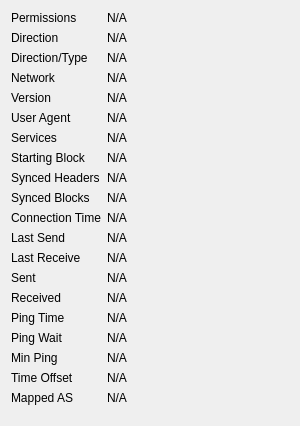
             <widget class="QWidget" name="detailWidget">
              <property name="geometry">
               <rect>
                <x>0</x>
                <y>0</y>
                <width>300</width>
                <height>426</height>
               </rect>
              </property>
              <layout class="QGridLayout" name="gridLayout_2" columnstretch="0,1">
               <item row="0" column="0">
                <widget class="QLabel" name="label_30">
                 <property name="text">
                  <string>Permissions</string>
                 </property>
                </widget>
               </item>
               <item row="0" column="1">
                <widget class="QLabel" name="peerPermissions">
                 <property name="cursor">
                  <cursorShape>IBeamCursor</cursorShape>
                 </property>
                 <property name="text">
                  <string>N/A</string>
                 </property>
                 <property name="textFormat">
                  <enum>Qt::PlainText</enum>
                 </property>
                 <property name="textInteractionFlags">
                  <set>Qt::LinksAccessibleByMouse|Qt::TextSelectableByKeyboard|Qt::TextSelectableByMouse</set>
                 </property>
                </widget>
               </item>
               <item row="1" column="0">
                <widget class="QLabel" name="label_23">
                 <property name="text">
                  <string>Direction</string>
                 </property>
                </widget>
               </item>
               <item row="1" column="1">
                <widget class="QLabel" name="peerDirection">
                 <property name="cursor">
                  <cursorShape>IBeamCursor</cursorShape>
                 </property>
                 <property name="text">
                  <string>N/A</string>
                 </property>
                 <property name="textFormat">
                  <enum>Qt::PlainText</enum>
                 </property>
                 <property name="textInteractionFlags">
                  <set>Qt::LinksAccessibleByMouse|Qt::TextSelectableByKeyboard|Qt::TextSelectableByMouse</set>
                 </property>
                </widget>
               </item>
               <item row="2" column="0">
                <widget class="QLabel" name="peerConnectionTypeLabel">
                 <property name="toolTip">
                  <string>The direction and type of peer connection: %1</string>
                 </property>
                 <property name="text">
                  <string>Direction/Type</string>
                 </property>
                </widget>
               </item>
               <item row="2" column="1">
                <widget class="QLabel" name="peerConnectionType">
                 <property name="cursor">
                  <cursorShape>IBeamCursor</cursorShape>
                 </property>
                 <property name="text">
                  <string>N/A</string>
                 </property>
                 <property name="textFormat">
                  <enum>Qt::PlainText</enum>
                 </property>
                 <property name="textInteractionFlags">
                  <set>Qt::LinksAccessibleByMouse|Qt::TextSelectableByKeyboard|Qt::TextSelectableByMouse</set>
                 </property>
                </widget>
               </item>
               <item row="3" column="0">
                <widget class="QLabel" name="peerNetworkLabel">
                 <property name="toolTip">
                  <string>The network protocol this peer is connected through: IPv4, IPv6, Onion, I2P, or CJDNS.</string>
                 </property>
                 <property name="text">
                  <string>Network</string>
                 </property>
                </widget>
               </item>
               <item row="3" column="1">
                <widget class="QLabel" name="peerNetwork">
                 <property name="cursor">
                  <cursorShape>IBeamCursor</cursorShape>
                 </property>
                 <property name="text">
                  <string>N/A</string>
                 </property>
                 <property name="textFormat">
                  <enum>Qt::PlainText</enum>
                 </property>
                 <property name="textInteractionFlags">
                  <set>Qt::LinksAccessibleByMouse|Qt::TextSelectableByKeyboard|Qt::TextSelectableByMouse</set>
                 </property>
                </widget>
               </item>
               <item row="4" column="0">
                <widget class="QLabel" name="label_21">
                 <property name="text">
                  <string>Version</string>
                 </property>
                </widget>
               </item>
               <item row="4" column="1">
                <widget class="QLabel" name="peerVersion">
                 <property name="cursor">
                  <cursorShape>IBeamCursor</cursorShape>
                 </property>
                 <property name="text">
                  <string>N/A</string>
                 </property>
                 <property name="textFormat">
                  <enum>Qt::PlainText</enum>
                 </property>
                 <property name="textInteractionFlags">
                  <set>Qt::LinksAccessibleByMouse|Qt::TextSelectableByKeyboard|Qt::TextSelectableByMouse</set>
                 </property>
                </widget>
               </item>
               <item row="5" column="0">
                <widget class="QLabel" name="label_28">
                 <property name="text">
                  <string>User Agent</string>
                 </property>
                </widget>
               </item>
               <item row="5" column="1">
                <widget class="QLabel" name="peerSubversion">
                 <property name="cursor">
                  <cursorShape>IBeamCursor</cursorShape>
                 </property>
                 <property name="text">
                  <string>N/A</string>
                 </property>
                 <property name="textFormat">
                  <enum>Qt::PlainText</enum>
                 </property>
                 <property name="textInteractionFlags">
                  <set>Qt::LinksAccessibleByMouse|Qt::TextSelectableByKeyboard|Qt::TextSelectableByMouse</set>
                 </property>
                </widget>
               </item>
               <item row="6" column="0">
                <widget class="QLabel" name="label_4">
                 <property name="text">
                  <string>Services</string>
                 </property>
                </widget>
               </item>
               <item row="6" column="1">
                <widget class="QLabel" name="peerServices">
                 <property name="cursor">
                  <cursorShape>IBeamCursor</cursorShape>
                 </property>
                 <property name="text">
                  <string>N/A</string>
                 </property>
                 <property name="textFormat">
                  <enum>Qt::PlainText</enum>
                 </property>
                 <property name="textInteractionFlags">
                  <set>Qt::LinksAccessibleByMouse|Qt::TextSelectableByKeyboard|Qt::TextSelectableByMouse</set>
                 </property>
                </widget>
               </item>
               <item row="7" column="0">
                <widget class="QLabel" name="label_29">
                 <property name="text">
                  <string>Starting Block</string>
                 </property>
                </widget>
               </item>
               <item row="7" column="1">
                <widget class="QLabel" name="peerHeight">
                 <property name="cursor">
                  <cursorShape>IBeamCursor</cursorShape>
                 </property>
                 <property name="text">
                  <string>N/A</string>
                 </property>
                 <property name="textFormat">
                  <enum>Qt::PlainText</enum>
                 </property>
                 <property name="textInteractionFlags">
                  <set>Qt::LinksAccessibleByMouse|Qt::TextSelectableByKeyboard|Qt::TextSelectableByMouse</set>
                 </property>
                </widget>
               </item>
               <item row="8" column="0">
                <widget class="QLabel" name="label_27">
                 <property name="text">
                  <string>Synced Headers</string>
                 </property>
                </widget>
               </item>
               <item row="8" column="1">
                <widget class="QLabel" name="peerSyncHeight">
                 <property name="cursor">
                  <cursorShape>IBeamCursor</cursorShape>
                 </property>
                 <property name="text">
                  <string>N/A</string>
                 </property>
                 <property name="textFormat">
                  <enum>Qt::PlainText</enum>
                 </property>
                 <property name="textInteractionFlags">
                  <set>Qt::LinksAccessibleByMouse|Qt::TextSelectableByKeyboard|Qt::TextSelectableByMouse</set>
                 </property>
                </widget>
               </item>
               <item row="9" column="0">
                <widget class="QLabel" name="label_25">
                 <property name="text">
                  <string>Synced Blocks</string>
                 </property>
                </widget>
               </item>
               <item row="9" column="1">
                <widget class="QLabel" name="peerCommonHeight">
                 <property name="cursor">
                  <cursorShape>IBeamCursor</cursorShape>
                 </property>
                 <property name="text">
                  <string>N/A</string>
                 </property>
                 <property name="textFormat">
                  <enum>Qt::PlainText</enum>
                 </property>
                 <property name="textInteractionFlags">
                  <set>Qt::LinksAccessibleByMouse|Qt::TextSelectableByKeyboard|Qt::TextSelectableByMouse</set>
                 </property>
                </widget>
               </item>
               <item row="10" column="0">
                <widget class="QLabel" name="label_22">
                 <property name="text">
                  <string>Connection Time</string>
                 </property>
                </widget>
               </item>
               <item row="10" column="1">
                <widget class="QLabel" name="peerConnTime">
                 <property name="cursor">
                  <cursorShape>IBeamCursor</cursorShape>
                 </property>
                 <property name="text">
                  <string>N/A</string>
                 </property>
                 <property name="textFormat">
                  <enum>Qt::PlainText</enum>
                 </property>
                 <property name="textInteractionFlags">
                  <set>Qt::LinksAccessibleByMouse|Qt::TextSelectableByKeyboard|Qt::TextSelectableByMouse</set>
                 </property>
                </widget>
               </item>
               <item row="11" column="0">
                <widget class="QLabel" name="label_15">
                 <property name="text">
                  <string>Last Send</string>
                 </property>
                </widget>
               </item>
               <item row="11" column="1">
                <widget class="QLabel" name="peerLastSend">
                 <property name="cursor">
                  <cursorShape>IBeamCursor</cursorShape>
                 </property>
                 <property name="text">
                  <string>N/A</string>
                 </property>
                 <property name="textFormat">
                  <enum>Qt::PlainText</enum>
                 </property>
                 <property name="textInteractionFlags">
                  <set>Qt::LinksAccessibleByMouse|Qt::TextSelectableByKeyboard|Qt::TextSelectableByMouse</set>
                 </property>
                </widget>
               </item>
               <item row="12" column="0">
                <widget class="QLabel" name="label_19">
                 <property name="text">
                  <string>Last Receive</string>
                 </property>
                </widget>
               </item>
               <item row="12" column="1">
                <widget class="QLabel" name="peerLastRecv">
                 <property name="cursor">
                  <cursorShape>IBeamCursor</cursorShape>
                 </property>
                 <property name="text">
                  <string>N/A</string>
                 </property>
                 <property name="textFormat">
                  <enum>Qt::PlainText</enum>
                 </property>
                 <property name="textInteractionFlags">
                  <set>Qt::LinksAccessibleByMouse|Qt::TextSelectableByKeyboard|Qt::TextSelectableByMouse</set>
                 </property>
                </widget>
               </item>
               <item row="13" column="0">
                <widget class="QLabel" name="label_18">
                 <property name="text">
                  <string>Sent</string>
                 </property>
                </widget>
               </item>
               <item row="13" column="1">
                <widget class="QLabel" name="peerBytesSent">
                 <property name="cursor">
                  <cursorShape>IBeamCursor</cursorShape>
                 </property>
                 <property name="text">
                  <string>N/A</string>
                 </property>
                 <property name="textFormat">
                  <enum>Qt::PlainText</enum>
                 </property>
                 <property name="textInteractionFlags">
                  <set>Qt::LinksAccessibleByMouse|Qt::TextSelectableByKeyboard|Qt::TextSelectableByMouse</set>
                 </property>
                </widget>
               </item>
               <item row="14" column="0">
                <widget class="QLabel" name="label_20">
                 <property name="text">
                  <string>Received</string>
                 </property>
                </widget>
               </item>
               <item row="14" column="1">
                <widget class="QLabel" name="peerBytesRecv">
                 <property name="cursor">
                  <cursorShape>IBeamCursor</cursorShape>
                 </property>
                 <property name="text">
                  <string>N/A</string>
                 </property>
                 <property name="textFormat">
                  <enum>Qt::PlainText</enum>
                 </property>
                 <property name="textInteractionFlags">
                  <set>Qt::LinksAccessibleByMouse|Qt::TextSelectableByKeyboard|Qt::TextSelectableByMouse</set>
                 </property>
                </widget>
               </item>
               <item row="15" column="0">
                <widget class="QLabel" name="label_26">
                 <property name="text">
                  <string>Ping Time</string>
                 </property>
                </widget>
               </item>
               <item row="15" column="1">
                <widget class="QLabel" name="peerPingTime">
                 <property name="cursor">
                  <cursorShape>IBeamCursor</cursorShape>
                 </property>
                 <property name="text">
                  <string>N/A</string>
                 </property>
                 <property name="textFormat">
                  <enum>Qt::PlainText</enum>
                 </property>
                 <property name="textInteractionFlags">
                  <set>Qt::LinksAccessibleByMouse|Qt::TextSelectableByKeyboard|Qt::TextSelectableByMouse</set>
                 </property>
                </widget>
               </item>
               <item row="16" column="0">
                <widget class="QLabel" name="peerPingWaitLabel">
                 <property name="toolTip">
                  <string>The duration of a currently outstanding ping.</string>
                 </property>
                 <property name="text">
                  <string>Ping Wait</string>
                 </property>
                </widget>
               </item>
               <item row="16" column="1">
                <widget class="QLabel" name="peerPingWait">
                 <property name="cursor">
                  <cursorShape>IBeamCursor</cursorShape>
                 </property>
                 <property name="text">
                  <string>N/A</string>
                 </property>
                 <property name="textFormat">
                  <enum>Qt::PlainText</enum>
                 </property>
                 <property name="textInteractionFlags">
                  <set>Qt::LinksAccessibleByMouse|Qt::TextSelectableByKeyboard|Qt::TextSelectableByMouse</set>
                 </property>
                </widget>
               </item>
               <item row="17" column="0">
                <widget class="QLabel" name="peerMinPingLabel">
                 <property name="text">
                  <string>Min Ping</string>
                 </property>
                </widget>
               </item>
               <item row="17" column="1">
                <widget class="QLabel" name="peerMinPing">
                 <property name="cursor">
                  <cursorShape>IBeamCursor</cursorShape>
                 </property>
                 <property name="text">
                  <string>N/A</string>
                 </property>
                 <property name="textFormat">
                  <enum>Qt::PlainText</enum>
                 </property>
                 <property name="textInteractionFlags">
                  <set>Qt::LinksAccessibleByMouse|Qt::TextSelectableByKeyboard|Qt::TextSelectableByMouse</set>
                 </property>
                </widget>
               </item>
               <item row="18" column="0">
                <widget class="QLabel" name="label_timeoffset">
                 <property name="text">
                  <string>Time Offset</string>
                 </property>
                </widget>
               </item>
               <item row="18" column="1">
                <widget class="QLabel" name="timeoffset">
                 <property name="cursor">
                  <cursorShape>IBeamCursor</cursorShape>
                 </property>
                 <property name="text">
                  <string>N/A</string>
                 </property>
                 <property name="textFormat">
                  <enum>Qt::PlainText</enum>
                 </property>
                 <property name="textInteractionFlags">
                  <set>Qt::LinksAccessibleByMouse|Qt::TextSelectableByKeyboard|Qt::TextSelectableByMouse</set>
                 </property>
                </widget>
               </item>
               <item row="19" column="0">
                <widget class="QLabel" name="peerMappedASLabel">
                 <property name="toolTip">
                  <string>The mapped Autonomous System used for diversifying peer selection.</string>
                 </property>
                 <property name="text">
                  <string>Mapped AS</string>
                 </property>
                </widget>
               </item>
               <item row="19" column="1">
                <widget class="QLabel" name="peerMappedAS">
                 <property name="cursor">
                  <cursorShape>IBeamCursor</cursorShape>
                 </property>
                 <property name="text">
                  <string>N/A</string>
                 </property>
                 <property name="textFormat">
                  <enum>Qt::PlainText</enum>
                 </property>
                 <property name="textInteractionFlags">
                  <set>Qt::LinksAccessibleByMouse|Qt::TextSelectableByKeyboard|Qt::TextSelectableByMouse</set>
                 </property>
                </widget>
               </item>
               <item row="20" column="0">
                <spacer name="verticalSpacer_3">
                 <property name="orientation">
                  <enum>Qt::Vertical</enum>
                 </property>
                 <property name="sizeHint" stdset="0">
                  <size>
                   <width>20</width>
                   <height>40</height>
                  </size>
                 </property>
                </spacer>
               </item>
              </layout>
             </widget>
